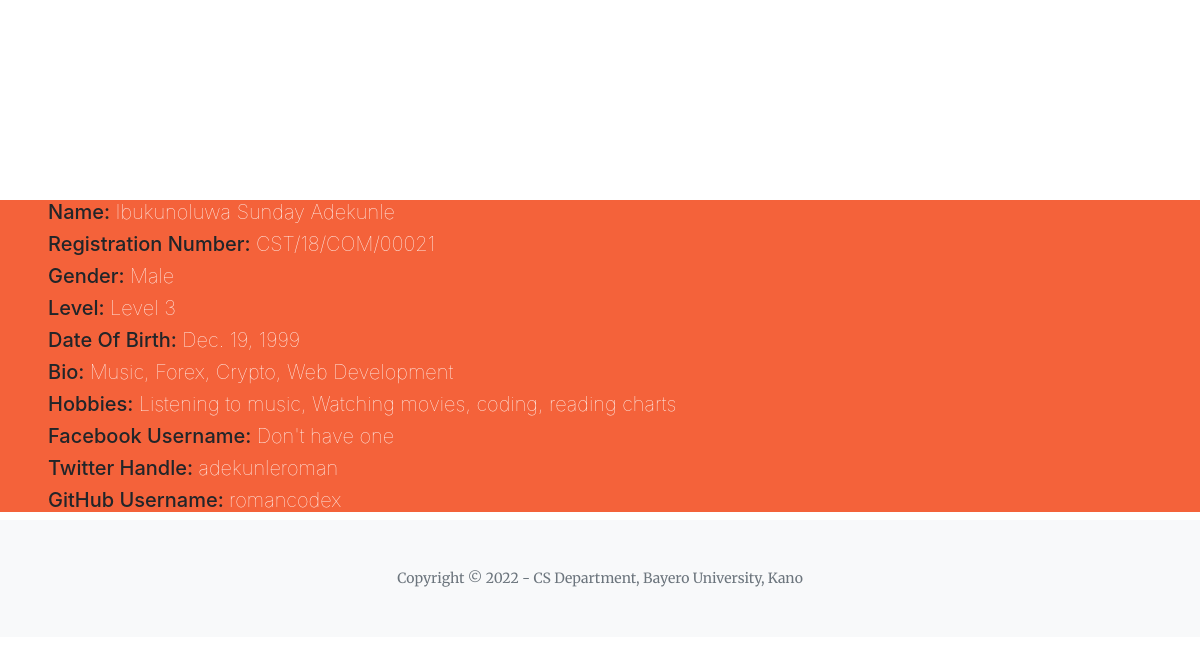
Page /students/1/details on the committed database.
### students/models.py (models this page shows, shortened)
class Student(models.Model):
    name = models.CharField(max_length = 255)
    registration_number = models.CharField(max_length=16)
    GENDER_CHOICES=(
        ("Male", "Male"),
        ("Female", "Female")
    )
    gender= models.CharField(max_length=6, choices=GENDER_CHOICES)
    date_of_birth = models.DateField()
    LEVEL_CHOICES=(
        ("Level 1", "Level 1"),
        ("Level 2", "Level 2"),
        ("Level 3", "Level 3"),
        ("Level 4", "Level 4")
    )
    level = models.CharField(max_length= 8, choices=LEVEL_CHOICES)
    bio = models.CharField(max_length = 140, blank=True)
    hobbies = models.CharField(max_length = 2048, blank=True)
    facebook_username = models.CharField(max_length= 255, blank=True)
    twitter_handle = models.CharField(max_length = 255, blank= True)
    github_username = models.CharField(max_length = 255, blank=True)

### students/views.py (the view)
# urls.py: path("<int:id>/details", student_details, name='students_details')
def student_details(request, id):
    student = Student.objects.get(id = id)
    context = {
        'student': student
    }
    return render(request, 'student.html', context)

### templates/student.html
{% extends 'base.html' %}
{% block content %}
    <div class="page-section bg-primary" id="from-database">
        <h5>Name: <span class="query-result">{{student.name}}</span></h5>
        <h5>Registration Number: <span class="query-result">{{student.registration_number}}</span></h5>
        <h5>Gender: <span class="query-result">{{student.gender}}</span></h5>
        <h5>Level: <span class="query-result">{{student.level}}</span></h5>
        <h5>Date Of Birth: <span class="query-result">{{student.date_of_birth}}</span></h5>
        <h5>Bio: <span class="query-result">{{student.bio}}</span></h5>
        <h5>Hobbies: <span class="query-result">{{student.hobbies}}</span></h5>
        <h5>Facebook Username: <span class="query-result">{{student.facebook_username}}</span></h5>
        <h5>Twitter Handle: <span class="query-result">{{student.twitter_handle}}</span></h5>
        <h5>GitHub Username: <span class="query-result">{{student.github_username}}</span></h5>
    </div>
{% endblock content %}

### static/css/main.css (style rules this page uses)
#from-database { padding-left: 100px; }
.query-result { font-weight:lighter; color: white; }

### rows in the picture
Student: name "Ibukunoluwa Sunday Adekunle", registration_number "CST/18/COM/00021", gender "Male", level "Level 3", date_of_birth "Dec. 19, 1999", bio "Music, Forex, Crypto, Web Development", hobbies "Listening to music, Watching movies, coding, reading charts", facebook_username "Don't have one", twitter_handle "adekunleroman", github_username "romancodex"
